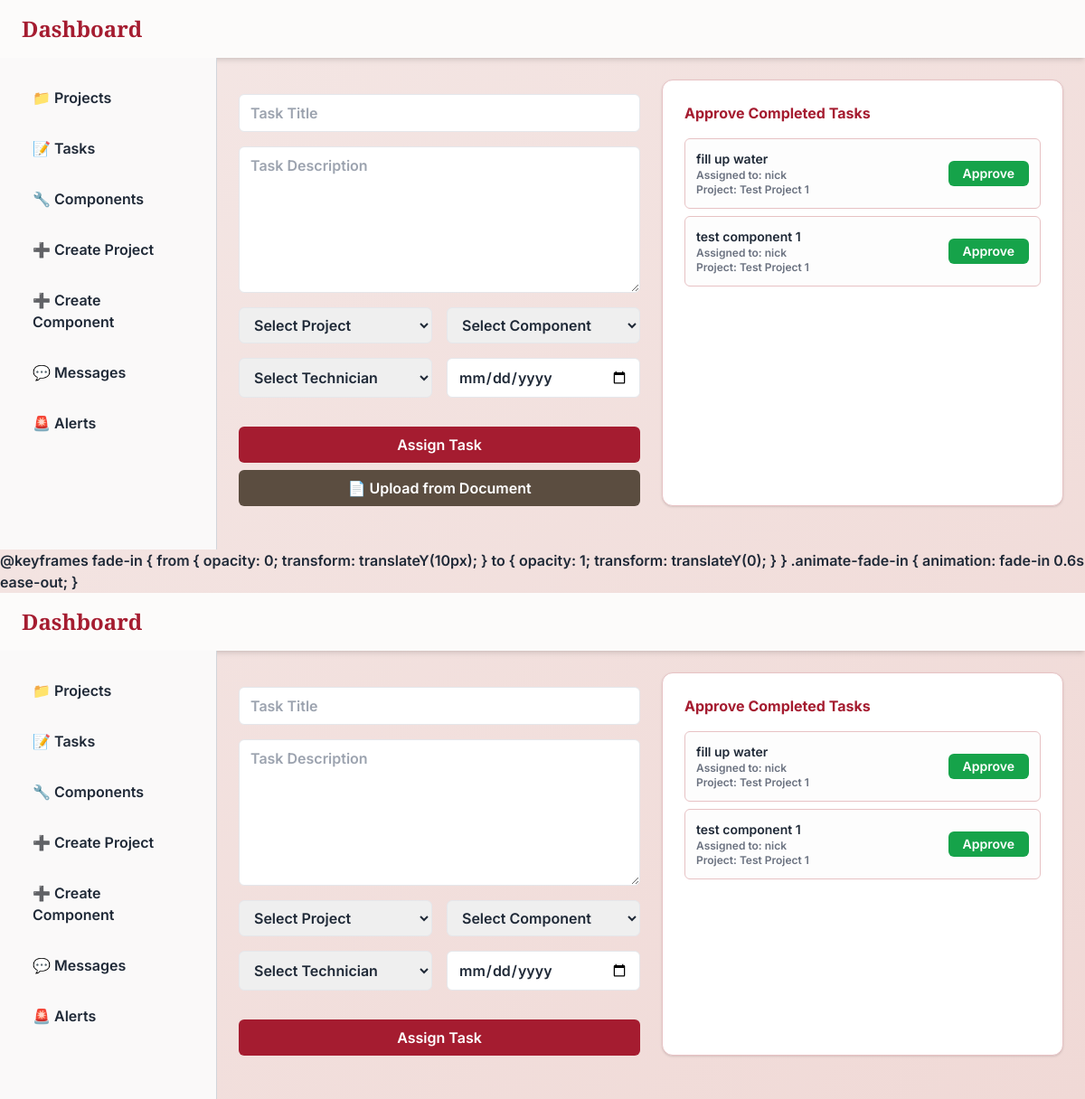
/assign_tasks/ (signed in), run on an earlier commit of the app's database.
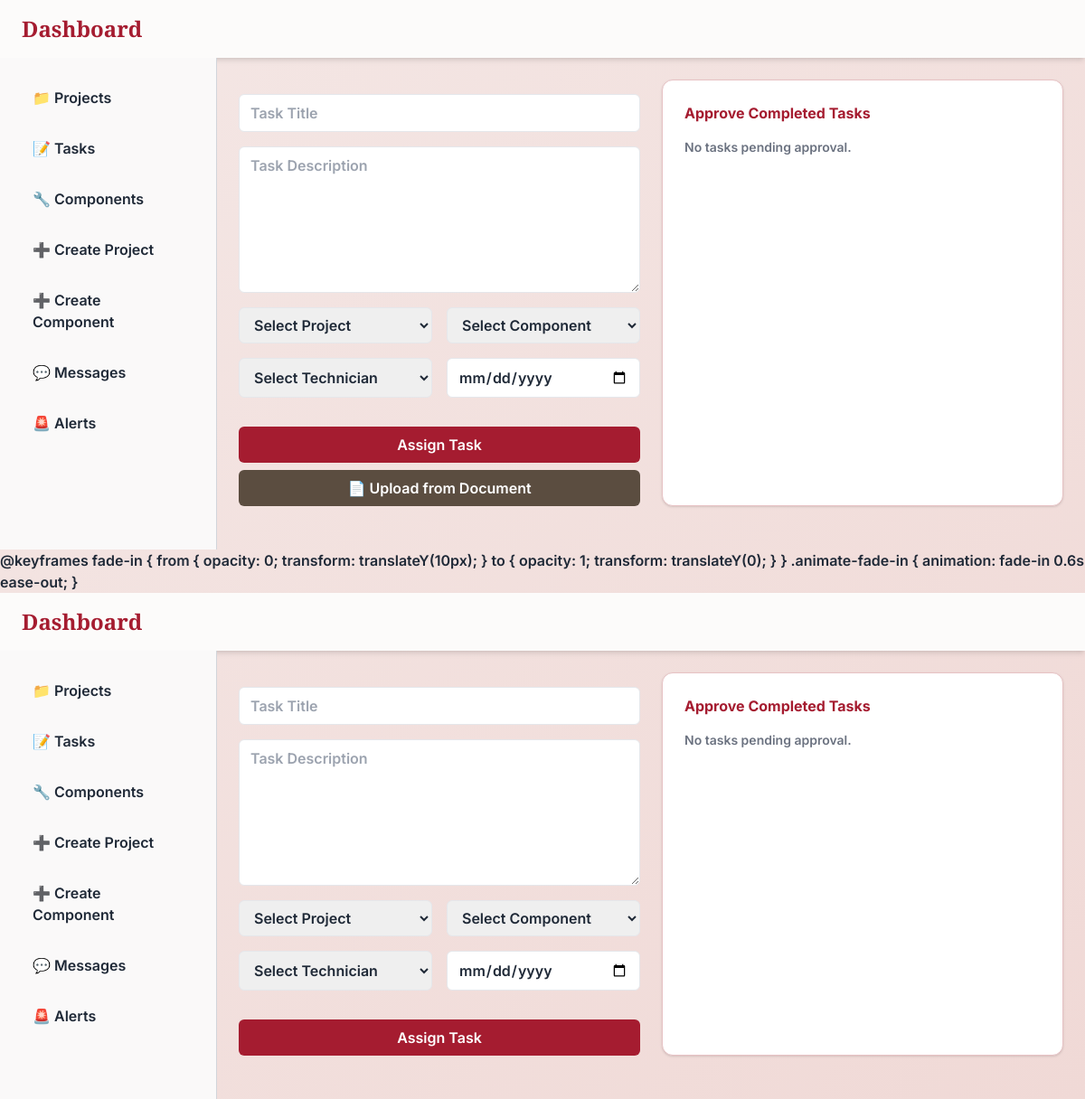
And on a later commit of the database.
### tracker/models.py (models this page shows, shortened)
class Task(models.Model):
    section = models.CharField(max_length=20, blank=True, null=True)
    title = models.CharField(max_length=100)
    description = models.TextField(blank=True)
    project = models.ForeignKey(Project, on_delete=models.CASCADE, related_name='tasks', null=True, blank=True)
    component = models.ForeignKey(Component, on_delete=models.SET_NULL, null=True, blank=True)
    assigned_to = models.ForeignKey(User, on_delete=models.SET_NULL, null=True, blank=True)
    completed = models.BooleanField(default=False)
    submitted_for_approval = models.BooleanField(default=False)
    is_approved = models.BooleanField(default=False)
    notes = models.TextField(blank=True, null=True)
    image = models.ImageField(upload_to='tasks/images/', blank=True, null=True)
    video = models.FileField(upload_to='tasks/videos/', blank=True, null=True)
    audio = models.FileField(upload_to='tasks/audio/', blank=True, null=True)
    document = models.FileField(upload_to='tasks/docs/', blank=True, null=True)
    due_date = models.DateField(null=True, blank=True)
    status = models.CharField(
        max_length=20,
        choices=[('todo', 'To Do'), ('in_progress', 'In Progress'), ('completed', 'Completed'), ('approved', 'Approved')],
        default='todo'
    )
    created_at = models.DateTimeField(auto_now_add=True)

class Project(models.Model):
    name = models.CharField(max_length=100)
    description = models.TextField(blank=True)
    start_date = models.DateField(null=True, blank=True)
    end_date = models.DateField(null=True, blank=True)
    status = models.CharField(
        max_length=20,
        choices=[('ongoing', 'Ongoing'), ('completed', 'Completed'), ('paused', 'Paused')],
        default='ongoing'
    )
    progress = models.FloatField(default=0)
    assigned_users = models.ManyToManyField(User, related_name='assigned_projects', blank=True)
    @property
    def progress(self):
        total = self.tasks.count()
        if total == 0:
            return 0
        approved = self.tasks.filter(is_approved=True).count()
        return int((approved / total) * 100)

### tracker/views.py (the view, shortened to what this page needs)
# urls.py: path('assign_tasks/', views.assign_tasks_view, name='assign_tasks'),
@login_required
def assign_tasks_view(request, component_id=None):
    projects = Project.objects.all()
    components = Component.objects.all()
    technicians = User.objects.filter(groups__name='technician')
    tasks = Task.objects.filter(completed=True, is_approved=False)
    selected_component = None
    if component_id:
        selected_component = get_object_or_404(Component, id=component_id)
    return render(request, 'tracker/assigntasks.html', {
        'projects': projects,
        'components': components,
        'technicians': technicians,
        'pending_tasks': tasks,
        'selected_component': selected_component
    })

### tracker/templates/tracker/assigntasks.html (shortened to what the changed rows need)
<!DOCTYPE html>
<html lang="en">
<head>
  <script src="https://cdn.tailwindcss.com"></script>
</head>
<body class="min-h-screen font-inter font-semibold flex flex-col bg-gradient-to-br from-[#f4e7e5] to-[#f0d9d6] text-gray-800 overflow-hidden">
  <header class="bg-[#fcfbfa] shadow-md px-6 py-4 flex justify-between items-center transition-all duration-500 ease-in-out">
    <h1 class="text-2xl font-playfair text-[#a51c30]">Dashboard</h1>
  </header>
  <main class="flex flex-1 min-h-0">
    <section class="flex-1 p-6 animate-fade-in pb-12">
      <div class="grid grid-cols-1 md:grid-cols-2 gap-6">
        <div class="bg-white rounded-xl shadow border border-[#e7c2c4] p-6 max-h-[620px] overflow-y-auto">
          <h2 class="text-md font-bold text-[#a51c30] mb-4">Approve Completed Tasks</h2>
          <ul class="space-y-2">
            {% for task in pending_tasks %}
              <li class="flex justify-between items-center bg-[#fdfdfd] border border-[#e7c2c4] rounded-md p-3">
                <div>
                  <p class="text-sm font-semibold">{{ task.title }}</p>
                  <p class="text-xs text-gray-500">Assigned to: {{ task.assigned_to.username }}</p>
                  <p class="text-xs text-gray-500">Project: {{ task.project.name }}</p>
                </div>
                <form method="POST" action="{% url 'approve_task' task.id %}">
                  <button class="bg-green-600 text-white px-4 py-1 text-sm rounded-md hover:bg-green-700">Approve</button>
                </form>
              </li>
            {% empty %}
              <li class="text-sm text-gray-500">No tasks pending approval.</li>
            {% endfor %}
          </ul>
        </div>
      </div>
    </section>
  </main>
</body>
</html>
</head>
<body class="min-h-screen font-inter font-semibold flex flex-col bg-gradient-to-br from-[#f4e7e5] to-[#f0d9d6] text-gray-800 overflow-hidden">
  <header class="bg-[#fcfbfa] shadow-md px-6 py-4 flex justify-between items-center transition-all duration-500 ease-in-out">
    <h1 class="text-2xl font-playfair text-[#a51c30]">Dashboard</h1>
  </header>
  <main class="flex flex-1 min-h-0">
    <section class="flex-1 p-6 animate-fade-in pb-12">
      <div class="grid grid-cols-1 md:grid-cols-2 gap-6">
        <div class="bg-white rounded-xl shadow border border-[#e7c2c4] p-6 max-h-[620px] overflow-y-auto">
          <h2 class="text-md font-bold text-[#a51c30] mb-4">Approve Completed Tasks</h2>
          <ul class="space-y-2">
            {% for task in pending_tasks %}
              <li class="flex justify-between items-center bg-[#fdfdfd] border border-[#e7c2c4] rounded-md p-3">
                <div>
                  <p class="text-sm font-semibold">{{ task.title }}</p>
                  <p class="text-xs text-gray-500">Assigned to: {{ task.assigned_to.username }}</p>
                  <p class="text-xs text-gray-500">Project: {{ task.project.name }}</p>
                </div>
                <form method="POST" action="{% url 'approve_task' task.id %}">
                  <button class="bg-green-600 text-white px-4 py-1 text-sm rounded-md hover:bg-green-700">Approve</button>
                </form>
              </li>
            {% empty %}
              <li class="text-sm text-gray-500">No tasks pending approval.</li>
            {% endfor %}
          </ul>
        </div>
      </div>
    </section>
  </main>
</body>
</html>

What changed in the data, as far as the page shows it:
no longer on this page (row edited): Task: title "fill up water", assigned_to.username "nick", project.name "Test Project 1"
no longer on this page (row edited): Task: title "test component 1", assigned_to.username "nick", project.name "Test Project 1"
Also different on the page:
text now shown: "No tasks pending approval. No tasks pending approval."
